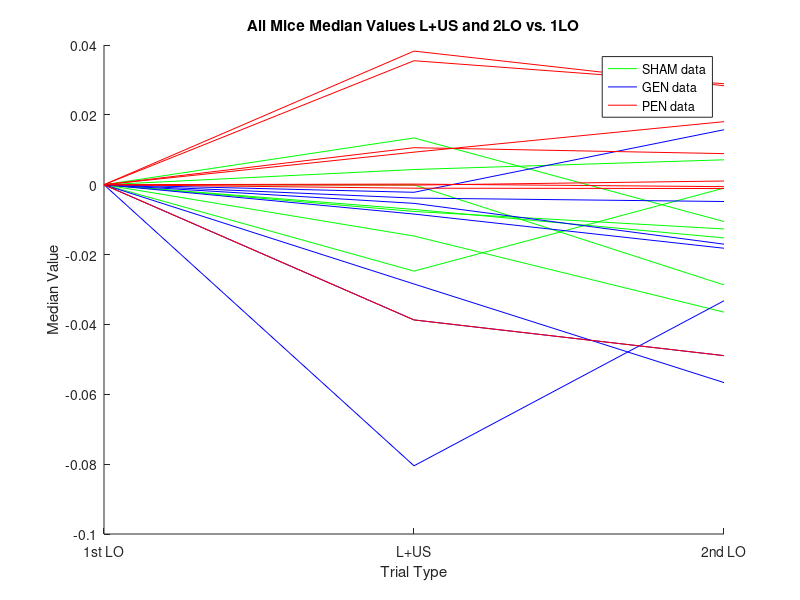
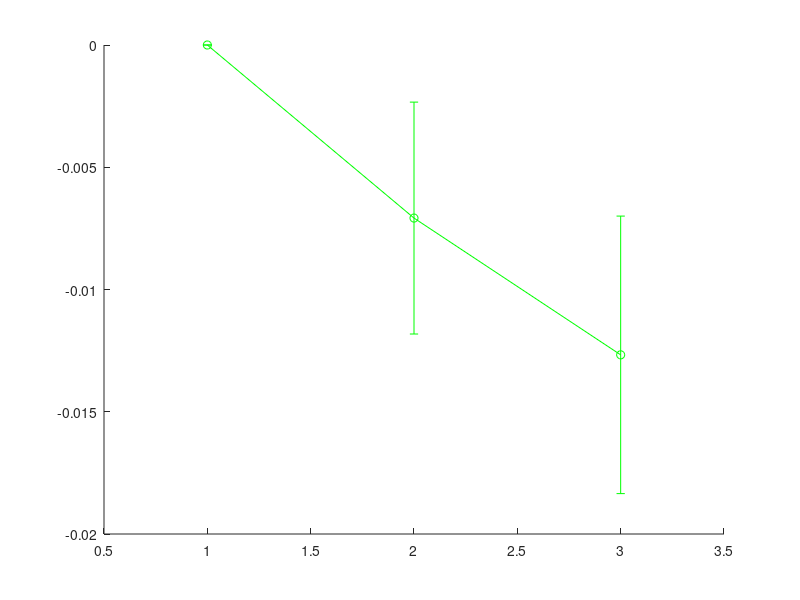

Recreate these plots in MATLAB, in order. (Note: this script raises an error after producing the figures.)
%% Authors: Kat Floerchinger, Hannah Mach, Henry Tan :) 
 
% clc
% close all 
 
% median_SHAM
% median_GEN
% median_PEN 
 
% copied matrixes from commented median_x scripts to reduce running time 
SHAM_MATRIX = [0,0.00435600796752600,0.00713109228237704;0,-5.16885958017910e-05,-0.0286916774704259;0,0.0133954508844230,-0.0105393137953733;0,-0.0146888761776283,-0.0364842719945690;0,-0.00765067809909513,-0.0126725453785824;0,-0.0247286394644330,-0.000975316304337212;0,-0.00707821064911673,-0.0152301517258112];
GEN_MATRIX = [0,-0.00216903690829889,0.0157401784885035;0,-0.00533501284119886,-0.0170182170965821;0,-0.0284201249582408,-0.0566498478936813;0,-0.00382477957074176,-0.00480633475035593;0,-0.0804744010195484,-0.0332240621483618;0,-0.00839983815283812,-0.0181853465935874;0,-0.0387101708843783,-0.0489317590083913];
PEN_MATRIX = [0,0.00932355090704318,0.0180555755962342;0,0.0355006379032983,0.0289117712082711;0,0.0105964449704316,0.00890424974541322;0,0.0382527652138474,0.0283285886886979;0,-0.000996088743718843,-0.00109136275373061;0,-0.000107093776822434,0.00106106540426960;0,0.000180722336327257,-0.000554426228727898];
 
% concatenating the matrixes from median_x scripts
MATRIX = [SHAM_MATRIX; GEN_MATRIX; PEN_MATRIX] ;
% SHAM = 7 rows 
% GEN = 7 rows
% PEN = 8 rows 
 
%% all dates PLOTTING 
figure(1) 
hold on 
% SHAM plotting
for q = 1:7 
    row = MATRIX(q,:) ;
    p1 = plot(1:3, MATRIX(q, :), 'g', 'DisplayName','SHAM data') ;
end 
% GEN plotting 
for q = 8:14
    row = MATRIX(q,:) ;
    p2 = plot(1:3, MATRIX(q, :), 'b', 'DisplayName','GEN data') ;
end 
% PEN plotting 
for q = 14:21
    row = MATRIX(q,:) ;
    p3 = plot(1:3, MATRIX(q, :), 'r', 'DisplayName','PEN data') ;
end
legend([p1 p2 p3],{'SHAM data','GEN data', 'PEN data'})
xlabel('Trial Type'), ylabel('Median Value')
title('All Mice Median Values L+US and 2LO vs. 1LO')
set(gca,'XTick',[1 2 3] );
% set(gca,'XTickLabel',['1st LO', 'L+US' ,'2nd LO'] );
xticklabels({'1st LO','L+US','2nd LO'});
hold off 
 
%% setting up cohort medians 
 
% some more efficient loop in progress 
% for q = 1:3
%     for p = 1:7 
%         x = MATRIX(p, q)
 
% SHAM MEDIANS 
SHAM_1LO = [];
for q = 1:7
    SHAM_1LO = [SHAM_1LO MATRIX(q, 1)] ;
end 
SHAM_1LO_median = median(SHAM_1LO) ;
 
SHAM_LUS = [];
for q = 1:7
    SHAM_LUS = [SHAM_LUS MATRIX(q, 2)] ;
end 
SHAM_LUS_median = median(SHAM_LUS) ;
 
SHAM_2LO = [];
for q = 1:7
    SHAM_2LO = [SHAM_2LO MATRIX(q, 3)] ;
end 
SHAM_2LO_median = median(SHAM_2LO) ;
 
% GEN MEDIANS 
 
GEN_1LO = [];
for q = 8:14
    GEN_1LO = [GEN_1LO MATRIX(q, 1)] ;
end 
GEN_1LO_median = median(GEN_1LO) ;
 
GEN_LUS = [];
for q = 8:14
    GEN_LUS = [GEN_LUS MATRIX(q, 2)] ;
end 
GEN_LUS_median = median(GEN_LUS) ;
 
GEN_2LO = [];
for q = 8:14
    GEN_2LO = [GEN_2LO MATRIX(q, 3)] ;
end 
GEN_2LO_median = median(GEN_2LO) ;
 
% PEN MEDIANS 
 
PEN_1LO = [];
for q = 15:21
    PEN_1LO = [PEN_1LO MATRIX(q, 1)] ;
end 
PEN_1LO_median = median(PEN_1LO) ;
 
PEN_LUS = [];
for q = 15:21
    PEN_LUS = [PEN_LUS MATRIX(q, 2)] ;
end 
PEN_LUS_median = median(PEN_LUS) ;
 
PEN_2LO = [];
for q = 15:21
    PEN_2LO = [PEN_2LO MATRIX(q, 3)] ;
end 
PEN_2LO_median = median(PEN_2LO) ;
 
%% standard error matrix creation 
 
stderror(1, 1) = std(SHAM_1LO)/sqrt(length(SHAM_1LO)) ;
stderror(1, 2) = std(SHAM_LUS)/sqrt(length(SHAM_LUS)) ;
stderror(1, 3) = std(SHAM_2LO)/sqrt(length(SHAM_2LO)) ;
 
stderror(2, 1) = std(GEN_1LO)/sqrt(length(GEN_1LO)) ;
stderror(2, 2) = std(GEN_LUS)/sqrt(length(GEN_LUS)) ;
stderror(2, 3) = std(GEN_2LO)/sqrt(length(GEN_2LO)) ;
 
stderror(3, 1) = std(PEN_1LO)/sqrt(length(PEN_1LO)) ;
stderror(3, 2) = std(PEN_LUS)/sqrt(length(PEN_LUS)) ;
stderror(3, 3) = std(PEN_2LO)/sqrt(length(PEN_2LO)) ;
%% plotting cohort medians 
 
% stderror = std( data ) / sqrt( length( data ))
% errorbar(x,y,err)
 
% figure(2) 
% SHAMY_median = [SHAM_1LO_median SHAM_LUS_median SHAM_2LO_median] ;
% q1 = plot(1:3, SHAMY_median, 'o-g', 'DisplayName', 'SHAM data') ;
% hold on 
 
% GENY_median = [GEN_1LO_median GEN_LUS_median GEN_2LO_median] ;
% q2 = plot(1:3, GENY_median, 'o-b', 'DisplayName', 'GEN data') ;
% hold on 
 
% PENY_median = [PEN_1LO_median PEN_LUS_median PEN_2LO_median] ;
% q3 = plot(1:3, PENY_median, 'o-r', 'DisplayName', 'PEN data') ;
 
figure(2) 
SHAMY_median = [SHAM_1LO_median SHAM_LUS_median SHAM_2LO_median] ;
q1 = errorbar(1:3, SHAMY_median, stderror(1,:), 'o-g', 'DisplayName', 'SHAM Data') ;
hold on 
 
GENY_median = [GEN_1LO_median GEN_LUS_median GEN_2LO_median] ;
q2 = errorbar(1:3, GENY_median, stderror(2,:), 'o-b', 'DisplayName', 'GEN Data') ;
hold on 
 
PENY_median = [PEN_1LO_median PEN_LUS_median PEN_2LO_median] ;
q3 = errorbar(1:3, PENY_median, stderror(3,:), 'o-r', 'DisplayName', 'PEN Data') ;
 
legend([q1 q2 q3], 'SHAM DATA','GEN DATA','PEN DATA','Location','NorthWest')
xlabel('Trial Type'), ylabel('Median Value')
title('Cohort Median Value Trends L+US and 2LO vs. 1LO')
set(gca,'XTick',[1 2 3] );
% set(gca,'XTickLabel',['1st LO', 'L+US' ,'2nd LO'] );
xticklabels({'1st LO','L+US','2nd LO'});
 
%% data comparisons 
 
% SHAM vs. GEN vs. PEN L+US 
 
% SHAM_MATRIX = SHAM_MATRIX';
% GEN_MATRIX = GEN_MATRIX';
% PEN_MATRIX = PEN_MATRIX';
 
% % %this first one is a test--we should see all 0s 
% firstLO_matrix = [SHAM_MATRIX(:,1) GEN_MATRIX(:,1) PEN_MATRIX(:,1)] ;
% LUS_matrix = [SHAM_MATRIX(:,2) GEN_MATRIX(:,2) PEN_MATRIX(:,2)] ;
% secondLO_matrix = [SHAM_MATRIX(:,3) GEN_MATRIX(:,3) PEN_MATRIX(:,3)] ; 
 
%%Running statistics for all the data points in each cohort 
 
firstLO_matrix = [Sham_1 Gen_1 Pen_1] ;
%NULL HYPOTHESIS: all pts in Sham 1st LO = all pts in Gen 1st LO = all pts in Pen 1st LO
 
str1=strings(1,length(Sham_2));
for ii=1:length(Sham_2)
    str1(ii)='SHAM-L+US';
end
 
str2=strings(1,length(Gen_2));
for ii=1:length(Gen_2)
    str2(ii)='GEN-L+US';
end
 
str3=strings(1,length(Pen_2));
for ii=1:length(Pen_2)
    str3(ii)='PEN-L+US';
end
all_points_LUS=[str1 str2 str3];
LUS_matrix = [Sham_2 Gen_2 Pen_2] ;
%NULL HYPOTHESIS: all pts in Sham L+US = all pts in Gen L+US = all pts in Pen L+US
 
str4=strings(1,length(Sham_3));
for ii=1:length(Sham_3)
    str4(ii)='SHAM-2nd LO';
end
 
str5=strings(1,length(Gen_3));
for ii=1:length(Gen_3)
    str5(ii)='GEN-2nd LO';
end
 
str6=strings(1,length(Pen_3));
for ii=1:length(Pen_3)
    str6(ii)='PEN-2nd LO';
end
all_points_2LO=[str4 str5 str6];
secondLO_matrix = [Sham_3 Gen_3 Pen_3] ; 
%NULL HYPOTHESIS: all pts in Sham 2nd LO = all pts in Gen 2nd LO = all pts in Pen 2nd LO
 
 
%% KW analysis 
% harry_plotter and the-
 
chamber_of_statistics(LUS_matrix, all_points_LUS); 
title('KW of L+US Medians Between Cohorts')
% hold on 
% set(gca, 'XTick', [1 2 3]) ; 
% set(gca, 'XTickLabel', [{'SHAM' 'GEN' 'PEN'}]) ; 
 
 
chamber_of_statistics(secondLO_matrix, all_points_2LO);  
title('KW of 2nd LO Medians Between Cohorts')
% hold on 
% set(gca, 'XTick', [1 2 3]) ; 
% set(gca, 'XTickLabel', [{'SHAM' 'GEN' 'PEN'}]) ; 
 
%% individual Mann Whitney comparisons 
 
 
SHAM_MATRIX = SHAM_MATRIX';
GEN_MATRIX = GEN_MATRIX';
PEN_MATRIX = PEN_MATRIX';
 
% for L+US 
MWp1 = ranksum(SHAM_MATRIX(2,:),GEN_MATRIX(2,:)); % SHAM L+US vs. GEN L+US 
MWp2 = ranksum(SHAM_MATRIX(2,:),PEN_MATRIX(2,:)); % SHAM L+US vs. PEN L+US 
MWp3 = ranksum(GEN_MATRIX(2,:),PEN_MATRIX(2,:)); % GEN L+US vs. PEN L+US 
 
% for 2nd LO
MWp4 = ranksum(SHAM_MATRIX(3,:),GEN_MATRIX(3,:)); % SHAM 2LO vs. GEN 2LO 
MWp5 = ranksum(SHAM_MATRIX(3,:),PEN_MATRIX(3,:)); % SHAM 2LO vs. PEN 2LO 
MWp6 = ranksum(GEN_MATRIX(3,:),PEN_MATRIX(3,:)); % GEN 2LO vs. PEN 2LO 
